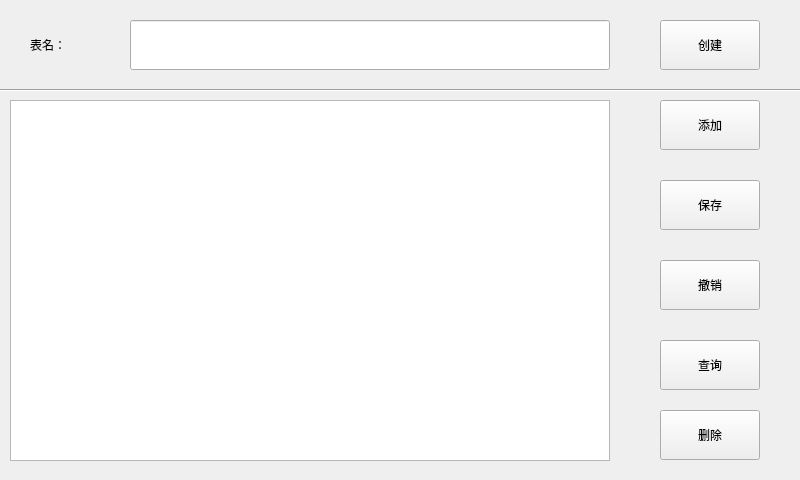
<?xml version="1.0" encoding="UTF-8"?>
<ui version="4.0">
 <class>SmartStuSQL</class>
 <widget class="QWidget" name="SmartStuSQL">
  <property name="geometry">
   <rect>
    <x>0</x>
    <y>0</y>
    <width>800</width>
    <height>480</height>
   </rect>
  </property>
  <property name="windowTitle">
   <string>SmartStuSQL</string>
  </property>
  <widget class="QLabel" name="label_tablename">
   <property name="geometry">
    <rect>
     <x>30</x>
     <y>20</y>
     <width>51</width>
     <height>50</height>
    </rect>
   </property>
   <property name="text">
    <string>表名：</string>
   </property>
  </widget>
  <widget class="QLineEdit" name="lineEdit_tablename">
   <property name="geometry">
    <rect>
     <x>130</x>
     <y>20</y>
     <width>480</width>
     <height>50</height>
    </rect>
   </property>
  </widget>
  <widget class="Line" name="line">
   <property name="geometry">
    <rect>
     <x>0</x>
     <y>80</y>
     <width>801</width>
     <height>20</height>
    </rect>
   </property>
   <property name="orientation">
    <enum>Qt::Horizontal</enum>
   </property>
  </widget>
  <widget class="QPushButton" name="pushButton_create">
   <property name="geometry">
    <rect>
     <x>660</x>
     <y>20</y>
     <width>100</width>
     <height>50</height>
    </rect>
   </property>
   <property name="text">
    <string>创建</string>
   </property>
  </widget>
  <widget class="QTableView" name="tableView">
   <property name="geometry">
    <rect>
     <x>10</x>
     <y>100</y>
     <width>600</width>
     <height>361</height>
    </rect>
   </property>
   <attribute name="horizontalHeaderDefaultSectionSize">
    <number>200</number>
   </attribute>
  </widget>
  <widget class="QPushButton" name="pushButton_add">
   <property name="geometry">
    <rect>
     <x>660</x>
     <y>100</y>
     <width>100</width>
     <height>50</height>
    </rect>
   </property>
   <property name="text">
    <string>添加</string>
   </property>
  </widget>
  <widget class="QPushButton" name="pushButton_save">
   <property name="geometry">
    <rect>
     <x>660</x>
     <y>180</y>
     <width>100</width>
     <height>50</height>
    </rect>
   </property>
   <property name="text">
    <string>保存</string>
   </property>
  </widget>
  <widget class="QPushButton" name="pushButton_revert">
   <property name="geometry">
    <rect>
     <x>660</x>
     <y>260</y>
     <width>100</width>
     <height>50</height>
    </rect>
   </property>
   <property name="text">
    <string>撤销</string>
   </property>
  </widget>
  <widget class="QPushButton" name="pushButton_select">
   <property name="geometry">
    <rect>
     <x>660</x>
     <y>340</y>
     <width>100</width>
     <height>50</height>
    </rect>
   </property>
   <property name="text">
    <string>查询</string>
   </property>
  </widget>
  <widget class="QPushButton" name="pushButton_remove">
   <property name="geometry">
    <rect>
     <x>660</x>
     <y>410</y>
     <width>100</width>
     <height>50</height>
    </rect>
   </property>
   <property name="text">
    <string>删除</string>
   </property>
  </widget>
 </widget>
 <resources/>
 <connections/>
</ui>
